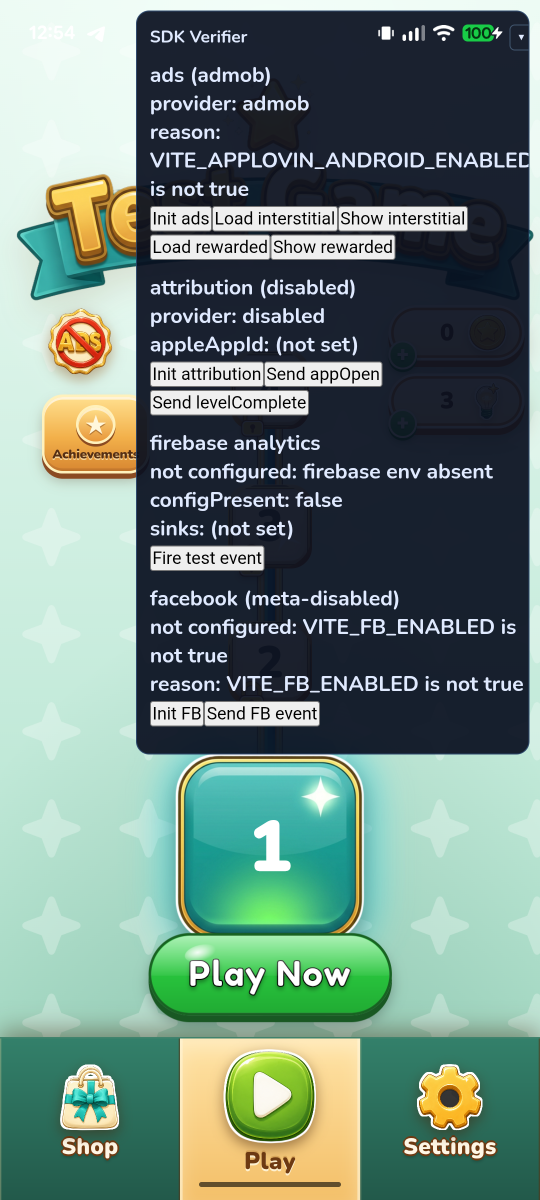
#> input picture games/shell_template/evidence/sdk-verifier-android-placeholder.png, 1080 x 2400 px, given as the content of the folder out.png/shots, which was not available (shown at 1/2 size)
$ python mm-video-sheet.py out.png 5
#> lines starting #> are read from the running program, lines starting #| are printed output that depends on the picture; pictures that were not available may be replaced by others from this repository, and a replacement may not be noted
"""Contact sheets from a recording: usage mm-video-sheet.py OUTDIR [per_sheet=12]
Walkthrough shots (t*.png) become numbered sheets with elapsed-second labels;
each burst directory becomes one sheet of its frames."""
import glob
import os
import sys

from PIL import Image, ImageDraw

out = sys.argv[1]
per = int(sys.argv[2]) if len(sys.argv) > 2 else 12
cols = 6
cell_w = 234
cell_h = 506 + 18


def sheet(files, labels, path):
    rows = (len(files) + cols - 1) // cols
    img = Image.new("RGB", (cols * (cell_w + 4), rows * (cell_h + 4)), (40, 30, 20))
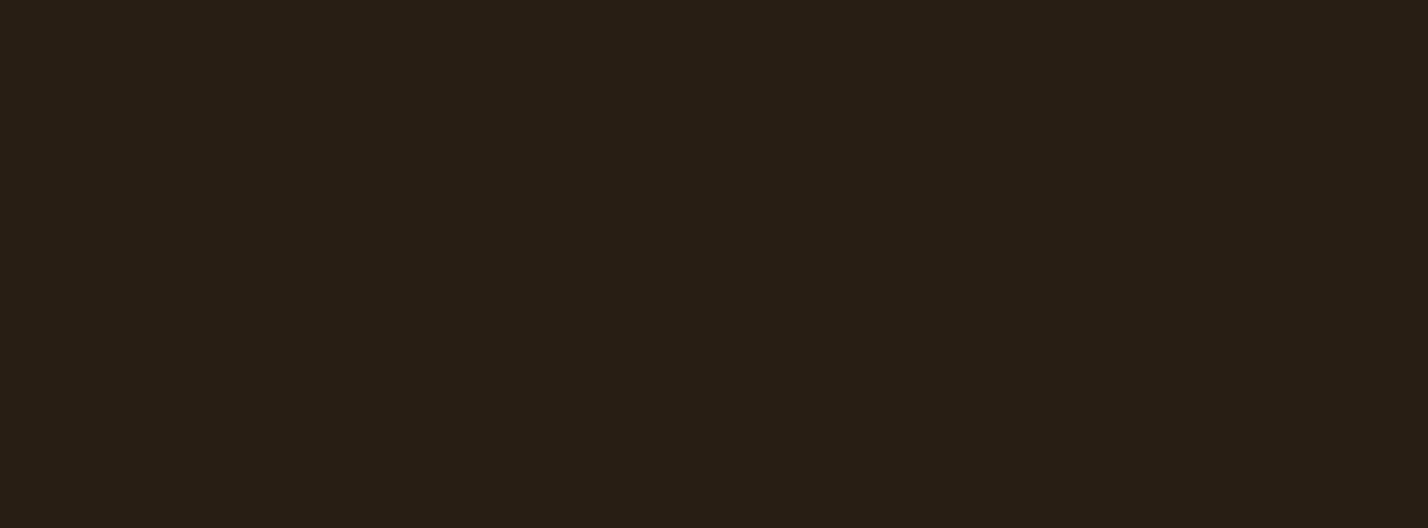
#> img: PIL image 1428x528 RGB; mean R, G, B 40, 30, 20
    d = ImageDraw.Draw(img)
    for i, (f, label) in enumerate(zip(files, labels)):
        im = Image.open(f).convert("RGB")
        im.thumbnail((cell_w, cell_h - 18))
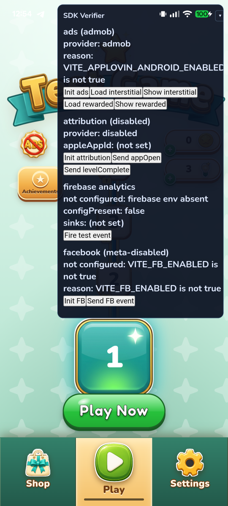
#> im: PIL image 228x506 RGB; mean R, G, B 111.1, 135.8, 125.4
        x = (i % cols) * (cell_w + 4)
        y = (i // cols) * (cell_h + 4)
        img.paste(im, (x, y + 18))
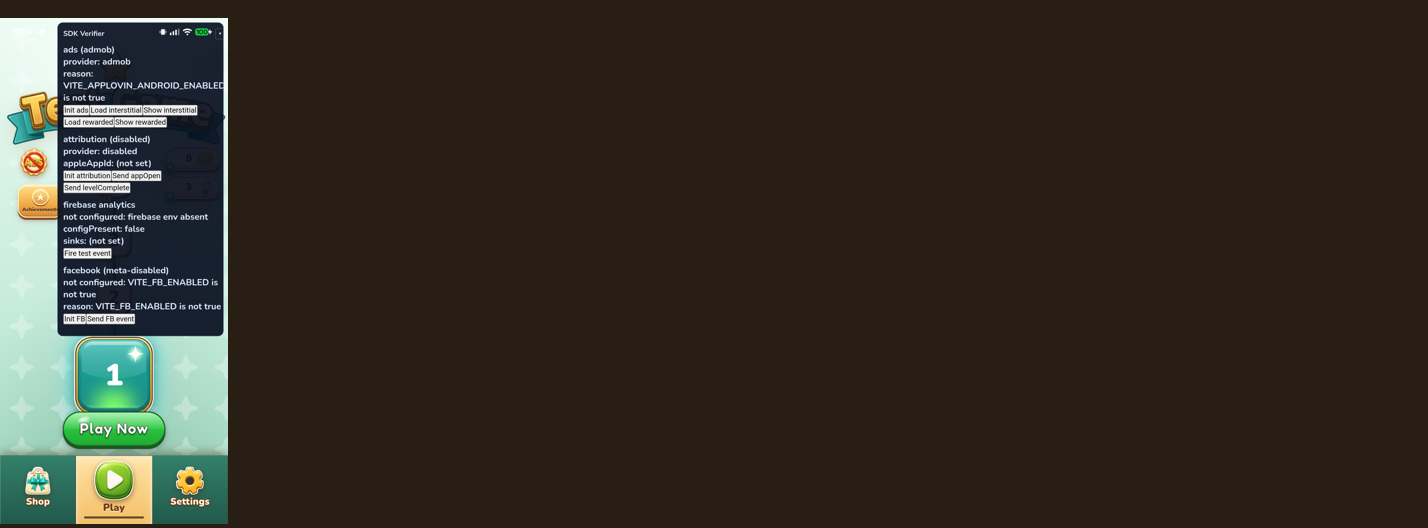
#> img: PIL image 1428x528 RGB; mean R, G, B 50.9, 46.2, 36.1
        d.text((x + 4, y + 2), label, fill=(255, 243, 214))
    img.save(path)
    return path


shots = sorted(glob.glob(os.path.join(out, "shots", "t*.png")))
made = []
for n in range(0, len(shots), per):
    chunk = shots[n : n + per]
    labels = [os.path.basename(f)[1:-4].lstrip("0") + "s" for f in chunk]
    made.append(sheet(chunk, labels, os.path.join(out, f"sheet-{n // per + 1:02d}.png")))
for b in sorted(glob.glob(os.path.join(out, "bursts", "*"))):
    frames = sorted(glob.glob(os.path.join(b, "*.png")))
    if not frames:
        continue
    step = max(1, len(frames) // 12)
    pick = frames[::step][:12]
    labels = [f"f{frames.index(f)}" for f in pick]
    made.append(sheet(pick, labels, os.path.join(out, f"burst-{os.path.basename(b)}.png")))
print("\n".join(made))
